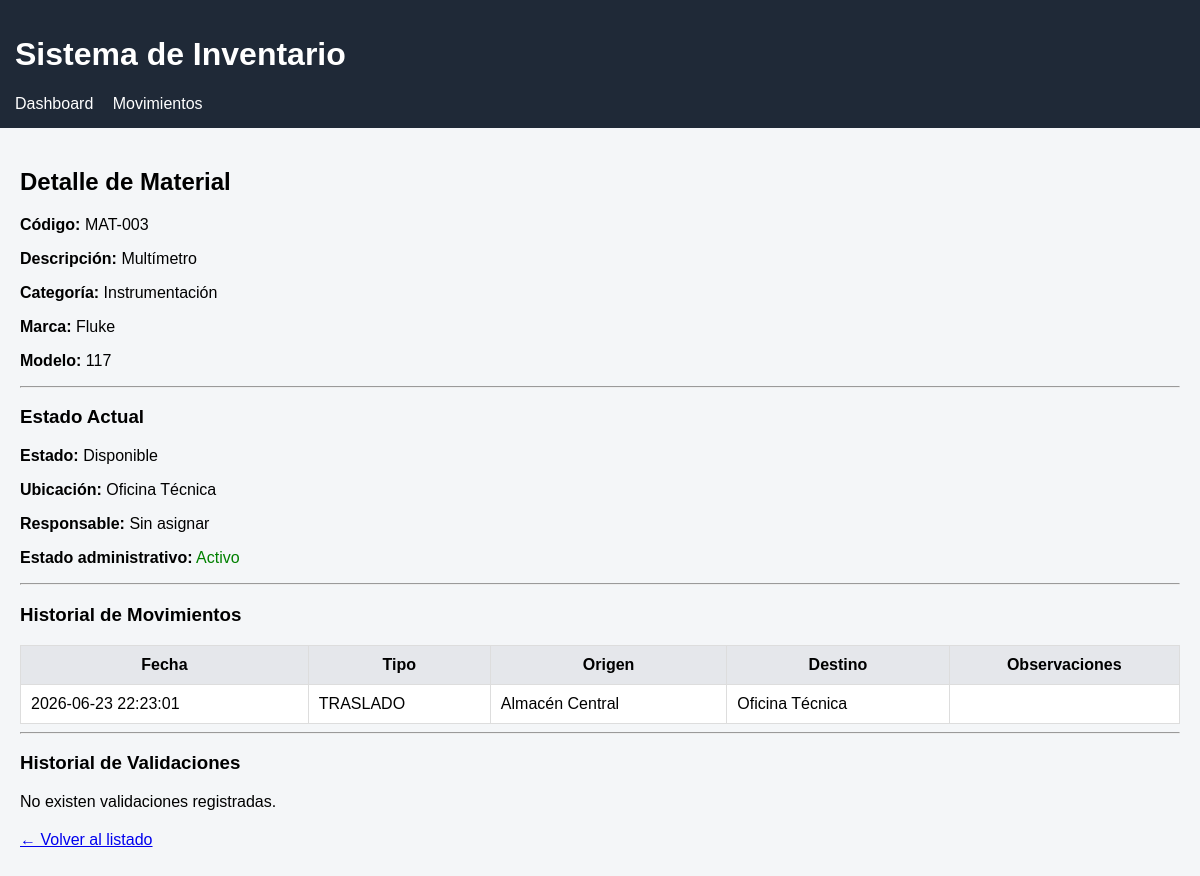
/material.php?codigo=MAT-003, run on the app's committed database.
### tables this page shows
CREATE TABLE material (
    id_material INT AUTO_INCREMENT PRIMARY KEY,
    codigo VARCHAR(50) UNIQUE,
    descripcion TEXT,
    categoria VARCHAR(100),
    marca VARCHAR(100),
    modelo VARCHAR(100),
    fecha_alta TIMESTAMP DEFAULT CURRENT_TIMESTAMP,
    activo TINYINT(1) DEFAULT 1
);

CREATE TABLE estado_material (
    id_estado INT AUTO_INCREMENT PRIMARY KEY,
    nombre VARCHAR(100) NOT NULL,
    descripcion TEXT
);

CREATE TABLE ubicacion (
    id_ubicacion INT AUTO_INCREMENT PRIMARY KEY,
    nombre VARCHAR(150) NOT NULL,
    descripcion TEXT,
    tipo VARCHAR(100)
);

CREATE TABLE movimiento_material (
    id_movimiento INT AUTO_INCREMENT PRIMARY KEY,
    id_material INT NOT NULL,
    id_usuario_origen INT NULL,
    id_usuario_destino INT NULL,
    id_ubicacion_origen INT NULL,
    id_ubicacion_destino INT NULL,
    tipo_movimiento VARCHAR(100),
    fecha_movimiento TIMESTAMP DEFAULT CURRENT_TIMESTAMP,
    observaciones TEXT,

    FOREIGN KEY (id_material) REFERENCES material(id_material),
    FOREIGN KEY (id_usuario_origen) REFERENCES usuario(id_usuario),
    FOREIGN KEY (id_usuario_destino) REFERENCES usuario(id_usuario),
    FOREIGN KEY (id_ubicacion_origen) REFERENCES ubicacion(id_ubicacion),
    FOREIGN KEY (id_ubicacion_destino) REFERENCES ubicacion(id_ubicacion)
);

### material.php (the view, shortened to what this page needs)
<?php
require_once 'db.php';
require_once 'includes/header.php';
$codigo = $_GET['codigo'] ?? null;
$sql = "
SELECT
    m.id_material,
    m.codigo,
    m.descripcion,
    m.categoria,
    m.marca,
    m.modelo,
    m.activo,
    em.nombre AS estado,
    u.nombre AS usuario,
    ub.nombre AS ubicacion
FROM material m
LEFT JOIN estado_actual_material eam
    ON m.id_material = eam.id_material
LEFT JOIN estado_material em
    ON eam.id_estado = em.id_estado
LEFT JOIN usuario u
    ON eam.id_usuario_actual = u.id_usuario
LEFT JOIN ubicacion ub
    ON eam.id_ubicacion_actual = ub.id_ubicacion
WHERE m.codigo = ?
";
$stmt = $pdo->prepare($sql);
$stmt->execute([$codigo]);
$material = $stmt->fetch(PDO::FETCH_ASSOC);
$sql2 = "
SELECT
    mm.id_movimiento,
    mm.fecha_movimiento,
    mm.tipo_movimiento,
    mm.observaciones,
    uo.nombre AS usuario_origen,
    ud.nombre AS usuario_destino,
    ubo.nombre AS ubicacion_origen,
    ubd.nombre AS ubicacion_destino
FROM movimiento_material mm
LEFT JOIN usuario uo
    ON mm.id_usuario_origen = uo.id_usuario
LEFT JOIN usuario ud
    ON mm.id_usuario_destino = ud.id_usuario
LEFT JOIN ubicacion ubo
    ON mm.id_ubicacion_origen = ubo.id_ubicacion
LEFT JOIN ubicacion ubd
    ON mm.id_ubicacion_destino = ubd.id_ubicacion
WHERE mm.id_material = ?
ORDER BY mm.fecha_movimiento DESC
";
$stmt2 = $pdo->prepare($sql2);
$stmt2->execute([$material['id_material']]);
$movimientos = $stmt2->fetchAll(PDO::FETCH_ASSOC);
$sql3 = "
SELECT
    vd.fecha_validacion,
    vd.resultado,
    vd.observaciones,
    u.nombre AS validador,
    mm.tipo_movimiento
FROM validacion_devolucion vd
JOIN movimiento_material mm
    ON vd.id_movimiento = mm.id_movimiento
LEFT JOIN usuario u
    ON vd.id_validador = u.id_usuario
WHERE mm.id_material = ?
ORDER BY vd.fecha_validacion DESC
";
$stmt3 = $pdo->prepare($sql3);
$stmt3->execute([$material['id_material']]);
$validaciones = $stmt3->fetchAll(PDO::FETCH_ASSOC);
?>
<h2>Detalle de Material</h2>
<p><b>Código:</b> <?= htmlspecialchars($material['codigo']) ?></p>
<p><b>Descripción:</b> <?= htmlspecialchars($material['descripcion']) ?></p>
<p><b>Categoría:</b> <?= htmlspecialchars($material['categoria'] ?? '-') ?></p>
<p><b>Marca:</b> <?= htmlspecialchars($material['marca'] ?? '-') ?></p>
<p><b>Modelo:</b> <?= htmlspecialchars($material['modelo'] ?? '-') ?></p>
<hr>
<h3>Estado Actual</h3>
<p><b>Estado:</b> <?= htmlspecialchars($material['estado'] ?? '-') ?></p>
<p><b>Ubicación:</b> <?= htmlspecialchars($material['ubicacion'] ?? '-') ?></p>
<p><b>Responsable:</b>
    <?= $material['usuario']
        ? htmlspecialchars($material['usuario'])
        : 'Sin asignar'; ?>
</p>
<p><b>Estado administrativo:</b>
    <?= $material['activo']
        ? '<span style="color:green;">Activo</span>'
        : '<span style="color:red;">Dado de baja</span>'; ?>
</p>
<hr>
<h3>Historial de Movimientos</h3>
<?php if (empty($movimientos)): ?>
    <p>No existen movimientos registrados.</p>
<?php else: ?>
<table>
    <tr>
        <th>Fecha</th>
        <th>Tipo</th>
        <th>Origen</th>
        <th>Destino</th>
        <th>Observaciones</th>
    </tr>
    <?php foreach ($movimientos as $mov): ?>
    <?php
    $origen = [];
    if ($mov['ubicacion_origen']) $origen[] = $mov['ubicacion_origen'];
    $destino = [];
    if ($mov['ubicacion_destino']) $destino[] = $mov['ubicacion_destino'];
    ?>
    <tr>
        <td><?= htmlspecialchars($mov['fecha_movimiento']) ?></td>
        <td><?= htmlspecialchars($mov['tipo_movimiento']) ?></td>
        <td><?= $origen ? htmlspecialchars(implode(' / ', $origen)) : '—' ?></td>
        <td><?= $destino ? htmlspecialchars(implode(' / ', $destino)) : '—' ?></td>
        <td><?= htmlspecialchars($mov['observaciones'] ?? '') ?></td>
    </tr>
    <?php endforeach; ?>
</table>
<?php endif; ?>
<hr>
<h3>Historial de Validaciones</h3>
<?php if (empty($validaciones)): ?>
    <p>No existen validaciones registradas.</p>
<?php endif; ?>
<p style="margin-top:20px;">
    <a href="index.php">← Volver al listado</a>
</p>
<?php require_once 'includes/footer.php'; ?>

### css/estilos.css (style rules this page uses)
body { font-family: Arial; margin: 0; background: #f4f6f8; }
table { width: 100%; border-collapse: collapse; background: white; }
th, td { padding: 10px; border: 1px solid #ddd; }
th { background: #e5e7eb; }

### data on the page
material: codigo "MAT-003", descripcion "Multímetro", categoria "Instrumentación", marca "Fluke", modelo "117", estado_material.nombre "Disponible", ubicacion.nombre "Oficina Técnica"
movimiento_material: fecha_movimiento "2026-06-23 22:23:01", tipo_movimiento "TRASLADO", origen "Almacén Central", destino "Oficina Técnica"
